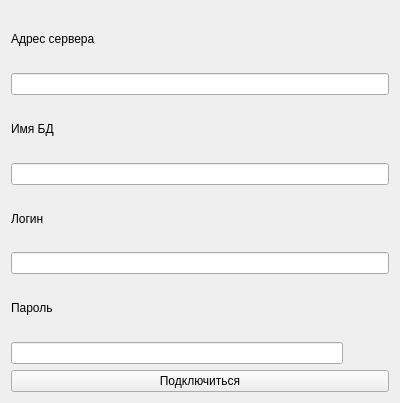
<?xml version="1.0" encoding="UTF-8"?>
<ui version="4.0">
 <class>ConnectionDialog</class>
 <widget class="QWidget" name="ConnectionDialog">
  <property name="geometry">
   <rect>
    <x>0</x>
    <y>0</y>
    <width>400</width>
    <height>403</height>
   </rect>
  </property>
  <property name="windowTitle">
   <string>Form</string>
  </property>
  <layout class="QGridLayout" name="gridLayout">
   <item row="0" column="0">
    <layout class="QVBoxLayout" name="verticalLayout">
     <item>
      <widget class="QLabel" name="label">
       <property name="text">
        <string>Адрес сервера</string>
       </property>
      </widget>
     </item>
     <item>
      <widget class="QLineEdit" name="serverNameInput"/>
     </item>
     <item>
      <widget class="QLabel" name="label_2">
       <property name="text">
        <string>Имя БД</string>
       </property>
      </widget>
     </item>
     <item>
      <widget class="QLineEdit" name="dbNameInput"/>
     </item>
     <item>
      <widget class="QLabel" name="label_3">
       <property name="text">
        <string>Логин</string>
       </property>
      </widget>
     </item>
     <item>
      <widget class="QLineEdit" name="usernameInput"/>
     </item>
     <item>
      <widget class="QLabel" name="label_4">
       <property name="text">
        <string>Пароль</string>
       </property>
      </widget>
     </item>
     <item>
      <layout class="QHBoxLayout" name="horizontalLayout">
       <item>
        <widget class="QLineEdit" name="passwordInput">
         <property name="text">
          <string/>
         </property>
         <property name="echoMode">
          <enum>QLineEdit::Password</enum>
         </property>
        </widget>
       </item>
       <item>
        <widget class="QPushButton" name="revealButton">
         <property name="toolTip">
          <string>Показать пароль</string>
         </property>
         <property name="text">
          <string/>
         </property>
         <property name="icon">
          <iconset theme="view-reveal-symbolic"/>
         </property>
         <property name="checkable">
          <bool>true</bool>
         </property>
         <property name="checked">
          <bool>false</bool>
         </property>
         <property name="flat">
          <bool>true</bool>
         </property>
        </widget>
       </item>
      </layout>
     </item>
     <item>
      <widget class="QPushButton" name="connectButton">
       <property name="text">
        <string>Подключиться</string>
       </property>
       <property name="shortcut">
        <string>Return</string>
       </property>
      </widget>
     </item>
    </layout>
   </item>
  </layout>
 </widget>
 <resources/>
 <connections/>
</ui>
